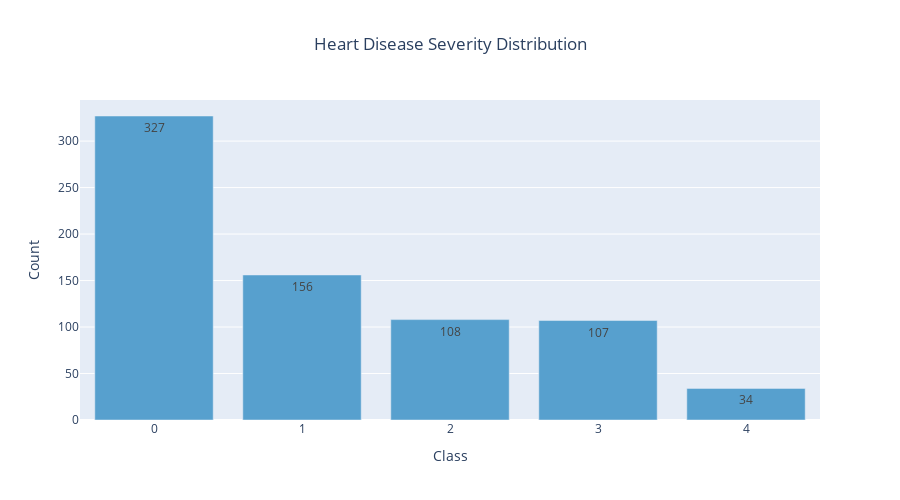

This figure's notebook cell:
### Markdown cell above
---
## 3. Target Variable Analysis

### Code cell
target_counts = train_clean['label'].value_counts().sort_index()
target_pct = (target_counts / len(train_clean) * 100).round(2)

for label, count in target_counts.items():
    print(f"Label {label}: {count:3d} samples ({target_pct[label]:5.2f}%)")

plots.plot_target_distribution(
    train_clean['label'],
    title="Heart Disease Severity Distribution"
)

### Figure 1 — Plotly figure (JSON) as saved in the notebook; plotly's stock layout.template omitted (floating-point values rounded to 4 significant figures)
{"data": [{"marker": {"color": "#57A0CE"}, "text": [327.0, 156.0, 108.0, 107.0, 34.0], "textposition": "auto", "type": "bar", "x": ["0", "1", "2", "3", "4"], "y": [327, 156, 108, 107, 34]}], "layout": {"height": 500, "title": {"text": "Heart Disease Severity Distribution", "x": 0.5}, "xaxis": {"title": {"text": "Class"}}, "yaxis": {"title": {"text": "Count"}}}}
